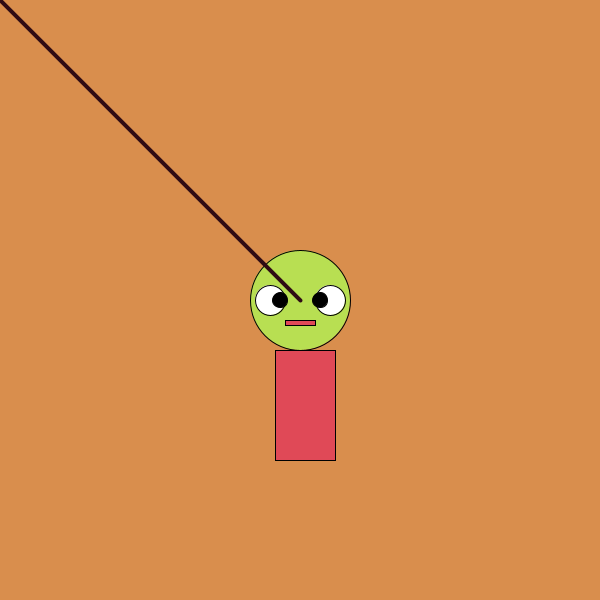
Frame 1 (no input)
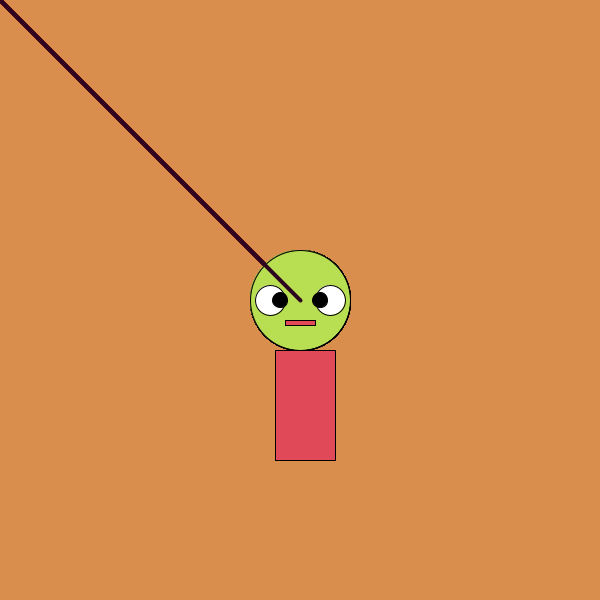
Frame 60 (the mouse pressed at the canvas centre just before this capture)
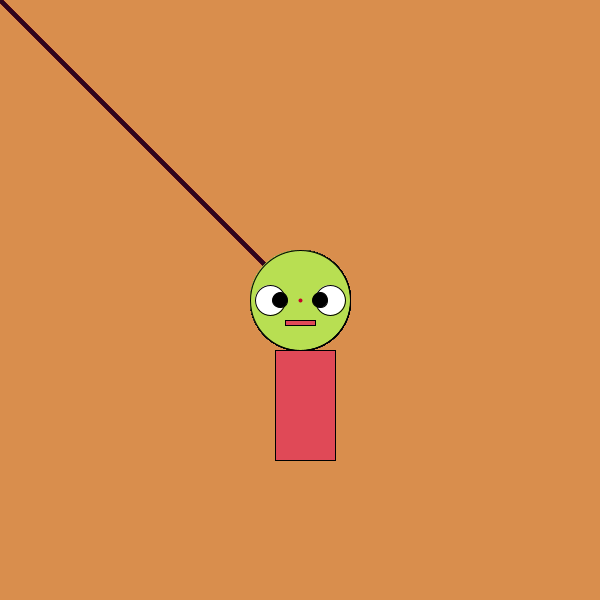
Frame 120 (the mouse held since frame 60 and released just before this capture)

The Processing sketch that drew these frames (run headless with seeded random() and noise(); from frame 60 on, the mouse is pressed at the canvas centre):

// Processing sketch: processing_27286
// ── processing_27286.pde

void setup () {
  size (600, 600);
  background(217,142,77);
}

void draw () {
  // background (100,150,200);
  stroke(0);
  strokeWeight(1);
  fill(184,223,82);
  ellipse(300,300,100,100);
  fill(255);
  ellipse(270,300,30,30);
  ellipse(330,300,30,30);
  fill(0);
  ellipse(280,300,15,15);
  ellipse(320,300,15,15);
  fill(224,73,87);
  rect(285,320,30,5);
  rect(275,350,60,110);
  stroke(random(255), random(255), random(255));
  strokeWeight (2);
  point (mouseX, mouseY);
  strokeWeight (4);
  stroke (random(199), random(13), random(64));
  line(mouseX, mouseY, 300,300);
  
}
  
